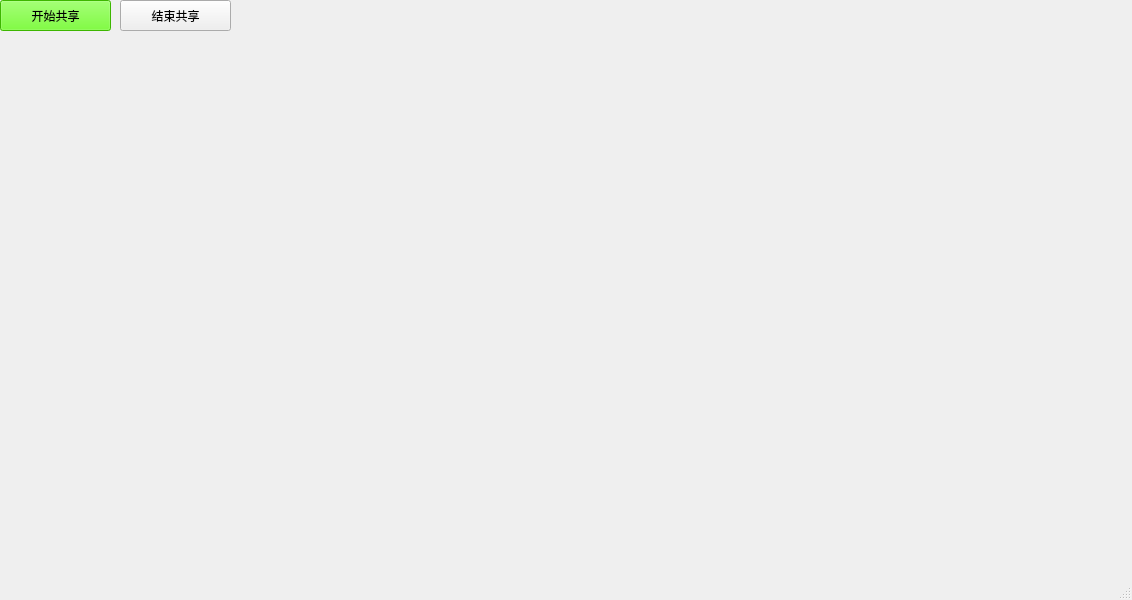
<?xml version="1.0" encoding="UTF-8"?>
<ui version="4.0">
 <class>MainWindow</class>
 <widget class="QMainWindow" name="MainWindow">
  <property name="geometry">
   <rect>
    <x>0</x>
    <y>0</y>
    <width>1132</width>
    <height>600</height>
   </rect>
  </property>
  <property name="windowTitle">
   <string>MainWindow</string>
  </property>
  <widget class="QWidget" name="centralwidget">
   <widget class="QPushButton" name="start_shared">
    <property name="geometry">
     <rect>
      <x>0</x>
      <y>0</y>
      <width>111</width>
      <height>31</height>
     </rect>
    </property>
    <property name="styleSheet">
     <string notr="true">
background-color: rgb(85, 255, 0);</string>
    </property>
    <property name="text">
     <string>开始共享</string>
    </property>
   </widget>
   <widget class="QPushButton" name="stop_shared">
    <property name="geometry">
     <rect>
      <x>120</x>
      <y>0</y>
      <width>111</width>
      <height>31</height>
     </rect>
    </property>
    <property name="text">
     <string>结束共享</string>
    </property>
   </widget>
  </widget>
  <widget class="QMenuBar" name="menubar">
   <property name="geometry">
    <rect>
     <x>0</x>
     <y>0</y>
     <width>1132</width>
     <height>26</height>
    </rect>
   </property>
  </widget>
  <widget class="QStatusBar" name="statusbar"/>
 </widget>
 <resources/>
 <connections/>
</ui>
